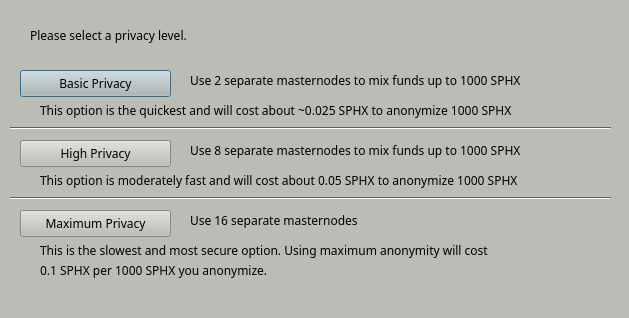
<?xml version="1.0" encoding="UTF-8"?>
<ui version="4.0">
 <class>StashedsendConfig</class>
 <widget class="QDialog" name="StashedsendConfig">
  <property name="geometry">
   <rect>
    <x>0</x>
    <y>0</y>
    <width>629</width>
    <height>318</height>
   </rect>
  </property>
  <property name="palette">
   <palette>
    <active>
     <colorrole role="WindowText">
      <brush brushstyle="SolidPattern">
       <color alpha="255">
        <red>0</red>
        <green>0</green>
        <blue>0</blue>
       </color>
      </brush>
     </colorrole>
     <colorrole role="Button">
      <brush brushstyle="SolidPattern">
       <color alpha="255">
        <red>186</red>
        <green>189</green>
        <blue>182</blue>
       </color>
      </brush>
     </colorrole>
     <colorrole role="Light">
      <brush brushstyle="SolidPattern">
       <color alpha="255">
        <red>255</red>
        <green>255</green>
        <blue>255</blue>
       </color>
      </brush>
     </colorrole>
     <colorrole role="Midlight">
      <brush brushstyle="SolidPattern">
       <color alpha="255">
        <red>220</red>
        <green>222</green>
        <blue>218</blue>
       </color>
      </brush>
     </colorrole>
     <colorrole role="Dark">
      <brush brushstyle="SolidPattern">
       <color alpha="255">
        <red>93</red>
        <green>94</green>
        <blue>91</blue>
       </color>
      </brush>
     </colorrole>
     <colorrole role="Mid">
      <brush brushstyle="SolidPattern">
       <color alpha="255">
        <red>124</red>
        <green>126</green>
        <blue>121</blue>
       </color>
      </brush>
     </colorrole>
     <colorrole role="Text">
      <brush brushstyle="SolidPattern">
       <color alpha="255">
        <red>0</red>
        <green>0</green>
        <blue>0</blue>
       </color>
      </brush>
     </colorrole>
     <colorrole role="BrightText">
      <brush brushstyle="SolidPattern">
       <color alpha="255">
        <red>255</red>
        <green>255</green>
        <blue>255</blue>
       </color>
      </brush>
     </colorrole>
     <colorrole role="ButtonText">
      <brush brushstyle="SolidPattern">
       <color alpha="255">
        <red>0</red>
        <green>0</green>
        <blue>0</blue>
       </color>
      </brush>
     </colorrole>
     <colorrole role="Base">
      <brush brushstyle="SolidPattern">
       <color alpha="255">
        <red>255</red>
        <green>255</green>
        <blue>255</blue>
       </color>
      </brush>
     </colorrole>
     <colorrole role="Window">
      <brush brushstyle="SolidPattern">
       <color alpha="255">
        <red>186</red>
        <green>189</green>
        <blue>182</blue>
       </color>
      </brush>
     </colorrole>
     <colorrole role="Shadow">
      <brush brushstyle="SolidPattern">
       <color alpha="255">
        <red>0</red>
        <green>0</green>
        <blue>0</blue>
       </color>
      </brush>
     </colorrole>
     <colorrole role="AlternateBase">
      <brush brushstyle="SolidPattern">
       <color alpha="255">
        <red>220</red>
        <green>222</green>
        <blue>218</blue>
       </color>
      </brush>
     </colorrole>
     <colorrole role="ToolTipBase">
      <brush brushstyle="SolidPattern">
       <color alpha="255">
        <red>255</red>
        <green>255</green>
        <blue>220</blue>
       </color>
      </brush>
     </colorrole>
     <colorrole role="ToolTipText">
      <brush brushstyle="SolidPattern">
       <color alpha="255">
        <red>0</red>
        <green>0</green>
        <blue>0</blue>
       </color>
      </brush>
     </colorrole>
    </active>
    <inactive>
     <colorrole role="WindowText">
      <brush brushstyle="SolidPattern">
       <color alpha="255">
        <red>0</red>
        <green>0</green>
        <blue>0</blue>
       </color>
      </brush>
     </colorrole>
     <colorrole role="Button">
      <brush brushstyle="SolidPattern">
       <color alpha="255">
        <red>186</red>
        <green>189</green>
        <blue>182</blue>
       </color>
      </brush>
     </colorrole>
     <colorrole role="Light">
      <brush brushstyle="SolidPattern">
       <color alpha="255">
        <red>255</red>
        <green>255</green>
        <blue>255</blue>
       </color>
      </brush>
     </colorrole>
     <colorrole role="Midlight">
      <brush brushstyle="SolidPattern">
       <color alpha="255">
        <red>220</red>
        <green>222</green>
        <blue>218</blue>
       </color>
      </brush>
     </colorrole>
     <colorrole role="Dark">
      <brush brushstyle="SolidPattern">
       <color alpha="255">
        <red>93</red>
        <green>94</green>
        <blue>91</blue>
       </color>
      </brush>
     </colorrole>
     <colorrole role="Mid">
      <brush brushstyle="SolidPattern">
       <color alpha="255">
        <red>124</red>
        <green>126</green>
        <blue>121</blue>
       </color>
      </brush>
     </colorrole>
     <colorrole role="Text">
      <brush brushstyle="SolidPattern">
       <color alpha="255">
        <red>0</red>
        <green>0</green>
        <blue>0</blue>
       </color>
      </brush>
     </colorrole>
     <colorrole role="BrightText">
      <brush brushstyle="SolidPattern">
       <color alpha="255">
        <red>255</red>
        <green>255</green>
        <blue>255</blue>
       </color>
      </brush>
     </colorrole>
     <colorrole role="ButtonText">
      <brush brushstyle="SolidPattern">
       <color alpha="255">
        <red>0</red>
        <green>0</green>
        <blue>0</blue>
       </color>
      </brush>
     </colorrole>
     <colorrole role="Base">
      <brush brushstyle="SolidPattern">
       <color alpha="255">
        <red>255</red>
        <green>255</green>
        <blue>255</blue>
       </color>
      </brush>
     </colorrole>
     <colorrole role="Window">
      <brush brushstyle="SolidPattern">
       <color alpha="255">
        <red>186</red>
        <green>189</green>
        <blue>182</blue>
       </color>
      </brush>
     </colorrole>
     <colorrole role="Shadow">
      <brush brushstyle="SolidPattern">
       <color alpha="255">
        <red>0</red>
        <green>0</green>
        <blue>0</blue>
       </color>
      </brush>
     </colorrole>
     <colorrole role="AlternateBase">
      <brush brushstyle="SolidPattern">
       <color alpha="255">
        <red>220</red>
        <green>222</green>
        <blue>218</blue>
       </color>
      </brush>
     </colorrole>
     <colorrole role="ToolTipBase">
      <brush brushstyle="SolidPattern">
       <color alpha="255">
        <red>255</red>
        <green>255</green>
        <blue>220</blue>
       </color>
      </brush>
     </colorrole>
     <colorrole role="ToolTipText">
      <brush brushstyle="SolidPattern">
       <color alpha="255">
        <red>0</red>
        <green>0</green>
        <blue>0</blue>
       </color>
      </brush>
     </colorrole>
    </inactive>
    <disabled>
     <colorrole role="WindowText">
      <brush brushstyle="SolidPattern">
       <color alpha="255">
        <red>93</red>
        <green>94</green>
        <blue>91</blue>
       </color>
      </brush>
     </colorrole>
     <colorrole role="Button">
      <brush brushstyle="SolidPattern">
       <color alpha="255">
        <red>186</red>
        <green>189</green>
        <blue>182</blue>
       </color>
      </brush>
     </colorrole>
     <colorrole role="Light">
      <brush brushstyle="SolidPattern">
       <color alpha="255">
        <red>255</red>
        <green>255</green>
        <blue>255</blue>
       </color>
      </brush>
     </colorrole>
     <colorrole role="Midlight">
      <brush brushstyle="SolidPattern">
       <color alpha="255">
        <red>220</red>
        <green>222</green>
        <blue>218</blue>
       </color>
      </brush>
     </colorrole>
     <colorrole role="Dark">
      <brush brushstyle="SolidPattern">
       <color alpha="255">
        <red>93</red>
        <green>94</green>
        <blue>91</blue>
       </color>
      </brush>
     </colorrole>
     <colorrole role="Mid">
      <brush brushstyle="SolidPattern">
       <color alpha="255">
        <red>124</red>
        <green>126</green>
        <blue>121</blue>
       </color>
      </brush>
     </colorrole>
     <colorrole role="Text">
      <brush brushstyle="SolidPattern">
       <color alpha="255">
        <red>93</red>
        <green>94</green>
        <blue>91</blue>
       </color>
      </brush>
     </colorrole>
     <colorrole role="BrightText">
      <brush brushstyle="SolidPattern">
       <color alpha="255">
        <red>255</red>
        <green>255</green>
        <blue>255</blue>
       </color>
      </brush>
     </colorrole>
     <colorrole role="ButtonText">
      <brush brushstyle="SolidPattern">
       <color alpha="255">
        <red>93</red>
        <green>94</green>
        <blue>91</blue>
       </color>
      </brush>
     </colorrole>
     <colorrole role="Base">
      <brush brushstyle="SolidPattern">
       <color alpha="255">
        <red>186</red>
        <green>189</green>
        <blue>182</blue>
       </color>
      </brush>
     </colorrole>
     <colorrole role="Window">
      <brush brushstyle="SolidPattern">
       <color alpha="255">
        <red>186</red>
        <green>189</green>
        <blue>182</blue>
       </color>
      </brush>
     </colorrole>
     <colorrole role="Shadow">
      <brush brushstyle="SolidPattern">
       <color alpha="255">
        <red>0</red>
        <green>0</green>
        <blue>0</blue>
       </color>
      </brush>
     </colorrole>
     <colorrole role="AlternateBase">
      <brush brushstyle="SolidPattern">
       <color alpha="255">
        <red>186</red>
        <green>189</green>
        <blue>182</blue>
       </color>
      </brush>
     </colorrole>
     <colorrole role="ToolTipBase">
      <brush brushstyle="SolidPattern">
       <color alpha="255">
        <red>255</red>
        <green>255</green>
        <blue>220</blue>
       </color>
      </brush>
     </colorrole>
     <colorrole role="ToolTipText">
      <brush brushstyle="SolidPattern">
       <color alpha="255">
        <red>0</red>
        <green>0</green>
        <blue>0</blue>
       </color>
      </brush>
     </colorrole>
    </disabled>
   </palette>
  </property>
  <property name="font">
   <font>
    <family>Sawasdee</family>
   </font>
  </property>
  <property name="windowTitle">
   <string>Configure Darksend</string>
  </property>
  <widget class="QPushButton" name="buttonBasic">
   <property name="geometry">
    <rect>
     <x>20</x>
     <y>70</y>
     <width>151</width>
     <height>27</height>
    </rect>
   </property>
   <property name="text">
    <string>Basic Privacy</string>
   </property>
  </widget>
  <widget class="QPushButton" name="buttonHigh">
   <property name="geometry">
    <rect>
     <x>20</x>
     <y>140</y>
     <width>151</width>
     <height>27</height>
    </rect>
   </property>
   <property name="text">
    <string>High Privacy</string>
   </property>
  </widget>
  <widget class="QPushButton" name="buttonMax">
   <property name="geometry">
    <rect>
     <x>20</x>
     <y>210</y>
     <width>151</width>
     <height>27</height>
    </rect>
   </property>
   <property name="text">
    <string>Maximum Privacy</string>
   </property>
  </widget>
  <widget class="QLabel" name="label">
   <property name="geometry">
    <rect>
     <x>30</x>
     <y>20</y>
     <width>571</width>
     <height>31</height>
    </rect>
   </property>
   <property name="text">
    <string>Please select a privacy level.</string>
   </property>
  </widget>
  <widget class="QLabel" name="label_2">
   <property name="geometry">
    <rect>
     <x>190</x>
     <y>70</y>
     <width>421</width>
     <height>21</height>
    </rect>
   </property>
   <property name="text">
    <string>Use 2 separate masternodes to mix funds up to 1000 SPHX</string>
   </property>
  </widget>
  <widget class="QLabel" name="label_3">
   <property name="geometry">
    <rect>
     <x>190</x>
     <y>140</y>
     <width>411</width>
     <height>21</height>
    </rect>
   </property>
   <property name="text">
    <string>Use 8 separate masternodes to mix funds up to 1000 SPHX</string>
   </property>
  </widget>
  <widget class="QLabel" name="label_4">
   <property name="geometry">
    <rect>
     <x>190</x>
     <y>210</y>
     <width>421</width>
     <height>21</height>
    </rect>
   </property>
   <property name="text">
    <string>Use 16 separate masternodes</string>
   </property>
  </widget>
  <widget class="QLabel" name="label_6">
   <property name="geometry">
    <rect>
     <x>40</x>
     <y>100</y>
     <width>561</width>
     <height>21</height>
    </rect>
   </property>
   <property name="text">
    <string>This option is the quickest and will cost about ~0.025 SPHX to anonymize 1000 SPHX</string>
   </property>
  </widget>
  <widget class="QLabel" name="label_7">
   <property name="geometry">
    <rect>
     <x>40</x>
     <y>170</y>
     <width>561</width>
     <height>21</height>
    </rect>
   </property>
   <property name="text">
    <string>This option is moderately fast and will cost about 0.05 SPHX to anonymize 1000 SPHX</string>
   </property>
  </widget>
  <widget class="QLabel" name="label_8">
   <property name="geometry">
    <rect>
     <x>40</x>
     <y>240</y>
     <width>561</width>
     <height>21</height>
    </rect>
   </property>
   <property name="text">
    <string>This is the slowest and most secure option. Using maximum anonymity will cost</string>
   </property>
  </widget>
  <widget class="QLabel" name="label_9">
   <property name="geometry">
    <rect>
     <x>40</x>
     <y>260</y>
     <width>561</width>
     <height>21</height>
    </rect>
   </property>
   <property name="text">
    <string>0.1 SPHX per 1000 SPHX you anonymize.</string>
   </property>
  </widget>
  <widget class="Line" name="line">
   <property name="geometry">
    <rect>
     <x>10</x>
     <y>120</y>
     <width>601</width>
     <height>16</height>
    </rect>
   </property>
   <property name="orientation">
    <enum>Qt::Horizontal</enum>
   </property>
  </widget>
  <widget class="Line" name="line_2">
   <property name="geometry">
    <rect>
     <x>10</x>
     <y>190</y>
     <width>601</width>
     <height>16</height>
    </rect>
   </property>
   <property name="orientation">
    <enum>Qt::Horizontal</enum>
   </property>
  </widget>
 </widget>
 <resources/>
 <connections/>
</ui>
